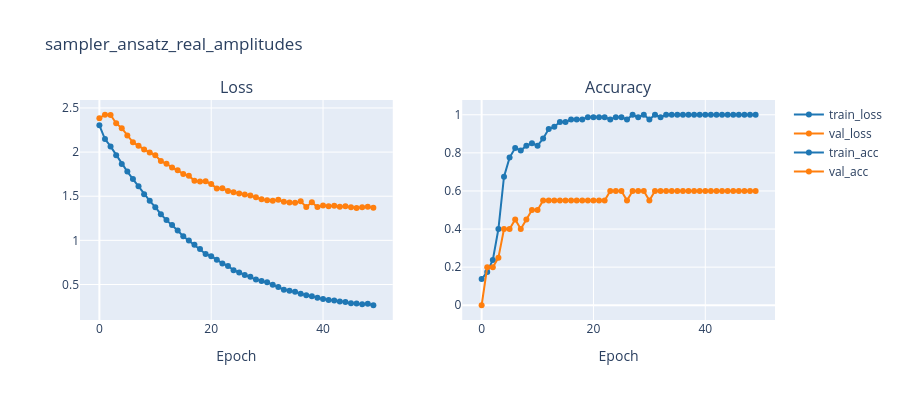

The cell this chart's notebook holds for it:
### Markdown cell above
## Training curves

### Code cell
import pandas as pd
import plotly.graph_objects as go
from plotly.subplots import make_subplots

TRAIN_COLOR = "#1f77b4"
VAL_COLOR = "#ff7f0e"

metrics = pd.read_csv(f"{trainer.logger.log_dir}/metrics.csv")

fig = make_subplots(rows=1, cols=2, subplot_titles=("Loss", "Accuracy"))
for cols, col_idx in [(["train_loss", "val_loss"], 1), (["train_acc", "val_acc"], 2)]:
    for col in cols:
        if col not in metrics:
            continue
        subset = metrics.dropna(subset=[col])
        color = TRAIN_COLOR if col.startswith("train") else VAL_COLOR
        fig.add_trace(
            go.Scatter(
                x=subset["epoch"],
                y=subset[col],
                mode="lines+markers",
                name=col,
                line=dict(color=color),
                marker=dict(color=color),
            ),
            row=1,
            col=col_idx,
        )

fig.update_xaxes(title_text="Epoch")
fig.update_layout(height=400, width=900, title_text="sampler_ansatz_real_amplitudes")
fig.show()

### Figure 1 — Plotly figure (JSON) as saved in the notebook; plotly's stock layout.template omitted (floating-point values rounded to 4 significant figures)
{"data": [{"line": {"color": "#1f77b4"}, "marker": {"color": "#1f77b4"}, "mode": "lines+markers", "name": "train_loss", "type": "scatter", "x": [0, 1, 2, 3, 4, 5, 6, 7, 8, 9, 10, 11, 12, 13, 14, 15, 16, 17, 18, 19, 20, 21, 22, 23, 24, 25, 26, 27, 28, 29, 30, 31, 32, 33, 34, 35, 36, 37, 38, 39, 40, 41, 42, 43, 44, 45, 46, 47, 48, 49], "xaxis": "x", "y": [2.303, 2.147, 2.064, 1.965, 1.865, 1.779, 1.695, 1.613, 1.522, 1.447, 1.376, 1.296, 1.229, 1.175, 1.112, 1.047, 0.9979, 0.9509, 0.9023, 0.8462, 0.82, 0.7793, 0.7385, 0.7099, 0.6618, 0.6356, 0.6071, 0.5877, 0.5554, 0.5395, 0.5243, 0.4983, 0.4709, 0.4402, 0.4293, 0.4179, 0.3947, 0.3775, 0.3675, 0.3509, 0.3364, 0.3233, 0.3196, 0.3064, 0.3005, 0.2889, 0.2832, 0.2759, 0.282, 0.2648], "yaxis": "y"}, {"line": {"color": "#ff7f0e"}, "marker": {"color": "#ff7f0e"}, "mode": "lines+markers", "name": "val_loss", "type": "scatter", "x": [0, 1, 2, 3, 4, 5, 6, 7, 8, 9, 10, 11, 12, 13, 14, 15, 16, 17, 18, 19, 20, 21, 22, 23, 24, 25, 26, 27, 28, 29, 30, 31, 32, 33, 34, 35, 36, 37, 38, 39, 40, 41, 42, 43, 44, 45, 46, 47, 48, 49], "xaxis": "x", "y": [2.384, 2.423, 2.421, 2.327, 2.271, 2.188, 2.111, 2.07, 2.03, 1.995, 1.965, 1.898, 1.868, 1.825, 1.794, 1.751, 1.732, 1.675, 1.668, 1.669, 1.637, 1.588, 1.591, 1.559, 1.546, 1.53, 1.52, 1.508, 1.489, 1.464, 1.455, 1.449, 1.459, 1.437, 1.43, 1.425, 1.442, 1.378, 1.431, 1.377, 1.396, 1.385, 1.391, 1.38, 1.385, 1.376, 1.368, 1.374, 1.381, 1.368], "yaxis": "y"}, {"line": {"color": "#1f77b4"}, "marker": {"color": "#1f77b4"}, "mode": "lines+markers", "name": "train_acc", "type": "scatter", "x": [0, 1, 2, 3, 4, 5, 6, 7, 8, 9, 10, 11, 12, 13, 14, 15, 16, 17, 18, 19, 20, 21, 22, 23, 24, 25, 26, 27, 28, 29, 30, 31, 32, 33, 34, 35, 36, 37, 38, 39, 40, 41, 42, 43, 44, 45, 46, 47, 48, 49], "xaxis": "x2", "y": [0.1375, 0.175, 0.2375, 0.4, 0.675, 0.775, 0.825, 0.8125, 0.8375, 0.85, 0.8375, 0.875, 0.925, 0.9375, 0.9625, 0.9625, 0.975, 0.975, 0.975, 0.9875, 0.9875, 0.9875, 0.9875, 0.975, 0.9875, 0.9875, 0.975, 1.0, 0.9875, 1.0, 0.975, 1.0, 0.9875, 1.0, 1.0, 1.0, 1.0, 1.0, 1.0, 1.0, 1.0, 1.0, 1.0, 1.0, 1.0, 1.0, 1.0, 1.0, 1.0, 1.0], "yaxis": "y2"}, {"line": {"color": "#ff7f0e"}, "marker": {"color": "#ff7f0e"}, "mode": "lines+markers", "name": "val_acc", "type": "scatter", "x": [0, 1, 2, 3, 4, 5, 6, 7, 8, 9, 10, 11, 12, 13, 14, 15, 16, 17, 18, 19, 20, 21, 22, 23, 24, 25, 26, 27, 28, 29, 30, 31, 32, 33, 34, 35, 36, 37, 38, 39, 40, 41, 42, 43, 44, 45, 46, 47, 48, 49], "xaxis": "x2", "y": [0.0, 0.2, 0.2, 0.25, 0.4, 0.4, 0.45, 0.4, 0.45, 0.5, 0.5, 0.55, 0.55, 0.55, 0.55, 0.55, 0.55, 0.55, 0.55, 0.55, 0.55, 0.55, 0.55, 0.6, 0.6, 0.6, 0.55, 0.6, 0.6, 0.6, 0.55, 0.6, 0.6, 0.6, 0.6, 0.6, 0.6, 0.6, 0.6, 0.6, 0.6, 0.6, 0.6, 0.6, 0.6, 0.6, 0.6, 0.6, 0.6, 0.6], "yaxis": "y2"}], "layout": {"annotations": [{"font": {"size": 16}, "showarrow": false, "text": "Loss", "x": 0.225, "xanchor": "center", "xref": "paper", "y": 1, "yanchor": "bottom", "yref": "paper"}, {"font": {"size": 16}, "showarrow": false, "text": "Accuracy", "x": 0.775, "xanchor": "center", "xref": "paper", "y": 1, "yanchor": "bottom", "yref": "paper"}], "height": 400, "title": {"text": "sampler_ansatz_real_amplitudes"}, "width": 900, "xaxis": {"anchor": "y", "domain": [0, 0.45], "title": {"text": "Epoch"}}, "xaxis2": {"anchor": "y2", "domain": [0.55, 1], "title": {"text": "Epoch"}}, "yaxis": {"anchor": "x", "domain": [0, 1]}, "yaxis2": {"anchor": "x2", "domain": [0, 1]}}}
